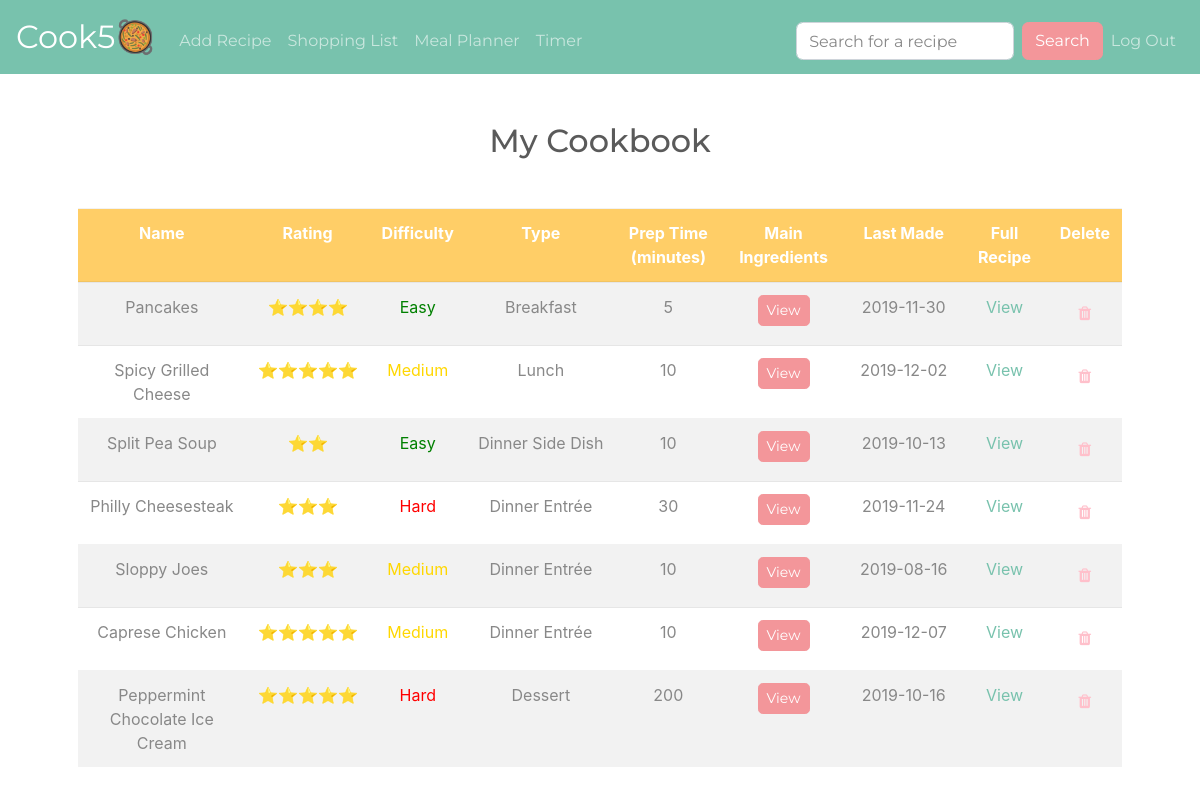
Screenshot of / (signed in) with the database file from the repository.
### tables this page shows
CREATE TABLE 'recipes' (id INTEGER PRIMARY KEY AUTOINCREMENT NOT NULL, user_id INTEGER NOT NULL, name TEXT NOT NULL, rating NUMERIC, difficulty TEXT,'mealtype' TEXT, preptime INTEGER, lastmade DATE, 'url' text, 'i2' text, 'i3' text, 'i4' text, 'i5' text, 'i1' text, FOREIGN KEY(user_id) REFERENCES users(id));

### application.py (the view)
@app.route("/")
@login_required
def index():
    rows = db.execute("SELECT * FROM recipes WHERE user_id = :user_id", user_id=session["user_id"])
    length = len(rows)
    return render_template("index.html", length=length, rows=rows)

### application.py (called while the page is built)
@app.after_request
def after_request(response):
    response.headers["Cache-Control"] = "no-cache, no-store, must-revalidate"
    response.headers["Expires"] = 0
    response.headers["Pragma"] = "no-cache"
    return response

### helpers.py (called while the page is built)
def login_required(f):
    @wraps(f)
    def decorated_function(*args, **kwargs):
        if session.get("user_id") is None:
            return redirect("/login")
        return f(*args, **kwargs)
    return decorated_function

### templates/index.html (shortened to what this page needs)
{% extends "layout.html" %}
{% block import %}
    <link rel="stylesheet" href="https://cdnjs.cloudflare.com/ajax/libs/font-awesome/4.7.0/css/font-awesome.min.css">
{% endblock %}
{% block main %}
    <h2>My Cookbook</h2>
    <form id="submit" action="/delete2" method="post">
        <div class="form-group">
        </div>
    </form>
    <table class="table table-striped">
        <thread>
            <tr class="bg-warning text-white">
                <th>Name</th>
                <th>Rating</th>
                <th>Difficulty</th>
                <th style="width: 150px;">Type</th>
                <th style="width: 105px;">Prep Time (minutes)</th>
                <th>Main Ingredients</th>
                <th style="width: 115px;">Last Made</th>
                <th>Full Recipe</th>
                <th>Delete</th>
            </tr>
        </thread>
        <tbody>
            {% for k in range( length ) %}
            <tr class="rows">
                <td>{{ rows[k]["name"] }}</td>
                {% if rows[k]["rating"] == 1 %}
                    <td>&#11088;</td>
                {% elif rows[k]["rating"] == 2 %}
                    <td>&#11088;&#11088;</td>
                {% elif rows[k]["rating"] == 3 %}
                    <td>&#11088;&#11088;&#11088;</td>
                {% elif rows[k]["rating"] == 4 %}
                    <td>&#11088;&#11088;&#11088;&#11088;</td>
                {% elif rows[k]["rating"] == 5 %}
                    <td>&#11088;&#11088;&#11088;&#11088;&#11088;</td>
                {% else %}
                    <td> </td>
                {% endif %}
                {% if rows[k]["difficulty"] == 'Easy' %}
                    <td class="easy">{{ rows[k]["difficulty"] }}</td>
                {% elif rows[k]["difficulty"] == 'Medium' %}
                    <td class="medium">{{ rows[k]["difficulty"] }}</td>
                {% elif rows[k]["difficulty"] == 'Hard' %}
                    <td class="hard">{{ rows[k]["difficulty"] }}</td>
                {% else %}
                    <td> </td>
                {% endif %}
                <td>{{ rows[k]["mealtype"] }}</td>
                <td>{{ rows[k]["preptime"] }}</td>
                <td>
                    <a class="btn btn-primary btn-sm btn-secondary" data-toggle="collapse" href="#collapseExample{{ rows[k]["id"] }}" role="button" aria-expanded="false" aria-controls="collapseExample">
                        View
                    </a>
                </td>
                <td>{{ rows[k]["lastmade"] }}</td>
                <td><a href={{ rows[k]["url"] }}>View</a></td>
                <td>
                    <button id="delete2" class="btn" onclick="del2({{ rows[k]["id"] }})"><i class="fa fa-trash"></i></button>
                </td>
            </tr>
            {% endfor %}
        </tbody>
    </table>
{% endblock %}

### templates/layout.html (shortened to what this page needs)
<!DOCTYPE html>
<html lang="en">
    <head>
        <link href="https://maxcdn.bootstrapcdn.com/bootstrap/4.1.3/css/bootstrap.min.css" rel="stylesheet">
        <link href="/static/styles.css" rel="stylesheet">
        <link href="/static/bootstrap.min.css" rel="stylesheet">
        {% block import %}{% endblock %}
    </head>
    <body>
        <nav class="navbar navbar-expand-lg navbar-dark bg-primary">
            <a class="navbar-brand" href="/"><span class="white">Cook5&#129368;</span></a>
            <div class="collapse navbar-collapse" id="navbarColor01">
                {% if session.user_id %}
                    <ul class="navbar-nav mr-auto mt-2">
                        <li class="nav-item"><a class="nav-link" href="/add">Add Recipe</a></li>
                        <li class="nav-item"><a class="nav-link" href="/shoppinglist">Shopping List</a></li>
                        <li class="nav-item"><a class="nav-link" href="/planner">Meal Planner</a></li>
                        <li class="nav-item"><a class="nav-link" href="/timer">Timer</a></li>
                    </ul>
                    <ul class="navbar-nav ml-auto mt-2">
                        <form class="form-inline my-2 my-lg-0" action="/search" method="post">
                            <div class="form-group">
                                <input class="form-control mr-sm-2" type="text" name="recipe_name" placeholder="Search for a recipe">
                            </div>
                            <button class="btn btn-secondary my-2 my-sm-0" type="submit">Search</button>
                        </form>
                        <li class="nav-item"><a class="nav-link" href="/logout">Log Out</a></li>
                    </ul>
                {% else %}
                    <ul class="navbar-nav ml-auto mt-2">
                        <li class="nav-item"><a class="nav-link" href="/register">Register</a></li>
                        <li class="nav-item"><a class="nav-link" href="/login">Log In</a></li>
                    </ul>
                {% endif %}
            </div>
        </nav>
        <main class="container p-5">
            {% block main %}{% endblock %}
        </main>
    </body>
</html>

### static/styles.css (style rules this page uses)
nav .navbar-brand { font-size: xx-large; }
main { overflow-x: auto; text-align: center; }
.easy { color: green; }
.medium { color: #FFD700; }
.hard { color: red; }
i { color: pink; }

### rows the page displays
recipes: name "Pancakes", rating 4 (drawn), difficulty "Easy", mealtype "Breakfast", preptime "5", lastmade "2019-11-30"
recipes: name "Spicy Grilled Cheese", rating 5 (drawn), difficulty "Medium", mealtype "Lunch", preptime "10", lastmade "2019-12-02"
recipes: name "Split Pea Soup", rating 2 (drawn), difficulty "Easy", mealtype "Dinner Side Dish", preptime "10", lastmade "2019-10-13"
recipes: name "Philly Cheesesteak", rating 3 (drawn), difficulty "Hard", mealtype "Dinner Entrée", preptime "30", lastmade "2019-11-24"
recipes: name "Sloppy Joes", rating 3 (drawn), difficulty "Medium", mealtype "Dinner Entrée", preptime "10", lastmade "2019-08-16"
recipes: name "Caprese Chicken", rating 5 (drawn), difficulty "Medium", mealtype "Dinner Entrée", preptime "10", lastmade "2019-12-07"
recipes: name "Peppermint Chocolate Ice Cream", rating 5 (drawn), difficulty "Hard", mealtype "Dessert", preptime "200", lastmade "2019-10-16"
